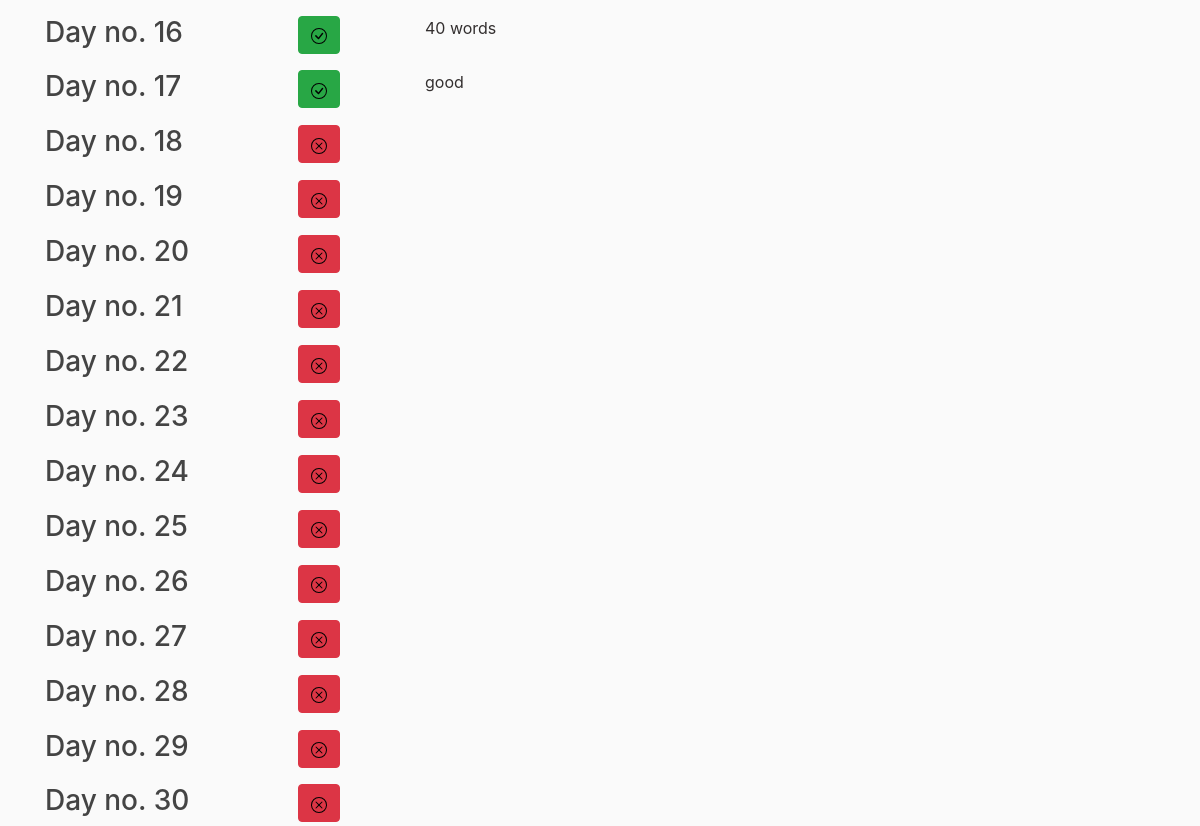
The app's page /mission/report/GRE Study/ (signed in, lower part), older data.
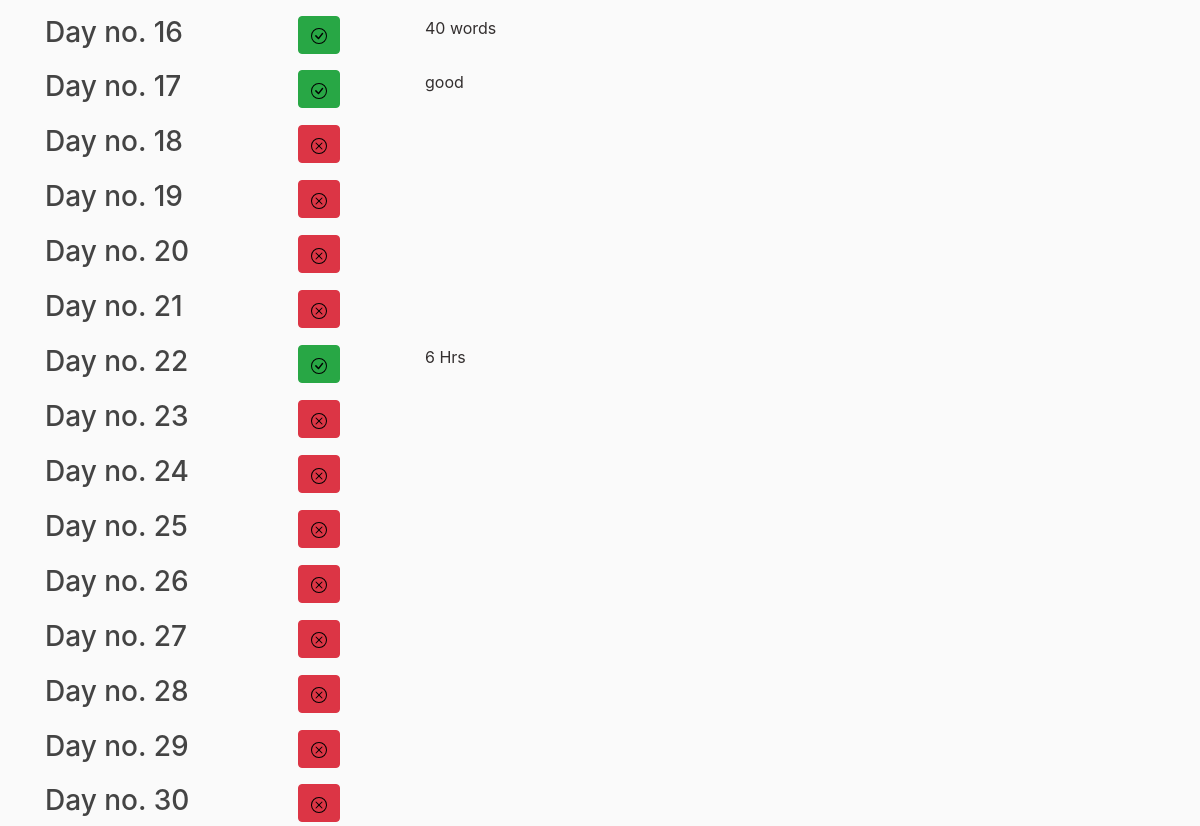
The same page, newer data.
### mission/models.py (models this page shows, shortened)
class Status(models.Model):
    mission_id = models.ForeignKey(Missions, on_delete=models.CASCADE)
    day_no = models.IntegerField()
    is_done = models.BooleanField(default=False)
    remarks = models.TextField()

### mission/views.py (the view)
# urls.py: path('mission/report/<str:mission_name>/',views.statuslist,name='status-report'),
@login_required
def statuslist(request,**kwargs):
    mission = get_object_or_404(Missions,mission_name=kwargs.get('mission_name'))
    statuses = Status.objects.filter(mission_id=mission.id)
    dayno = (date.today()-mission.start_date).days
    dayno+=1
    context={
        'statuses':statuses,
        'dayno':dayno,
        'mission_name':mission.mission_name
    }
    return render(request,'mission/status_list.html',context)

### mission/templates/mission/status_list.html (shortened to what this page needs)
{% extends "mission/base.html" %}
{% block content %}
<div class="row">
    <div class="col-md-8">
        <br>
        {% for status in statuses %}
          <div class="row"  style="margin-top:10pt;">
            <div class="col-md-4"><h3>Day no. {{ status.day_no }}</h3></div>
            {% if status.day_no < dayno %}
                {% if status.is_done%}
                    <div class="col-md-2">
                        <button type="button" class="btn btn-success">{% load static %}<img src="{% static "mission/media/check.svg" %}" /></button>
                    </div>
                    <div class="col-md-4">
                        <p class="article-content" style="color:rgb(51, 47, 47)">{{ status.remarks }}</p>
                    </div>
                {% else %}
                    <div class="col-md-2">
                        <button type="button" class="btn btn-danger">{% load static %}<img src="{% static "mission/media/x.svg" %}" /></button>
                    </div>
                {% endif %}
            {% else %}
                {% if status.is_done%}
                        <button type="button" class="btn btn-success">{% load static %}<img src="{% static "mission/media/check.svg" %}" /></button>
                {% else %}
                        <button type="button" class="btn btn-secondary">{% load static %}<img src="{% static "mission/media/dash.svg" %}" /></button>
                {% endif %}
            {% endif %}
          </div>
        {% endfor %}
    </div>
</div>
{% endblock content %}

Row changes from the older to the newer data that the page shows:
changed Status: is_done False → True (drawn); is_done: picture added; remarks (not shown) → "6 Hrs"; is_done: picture removed
